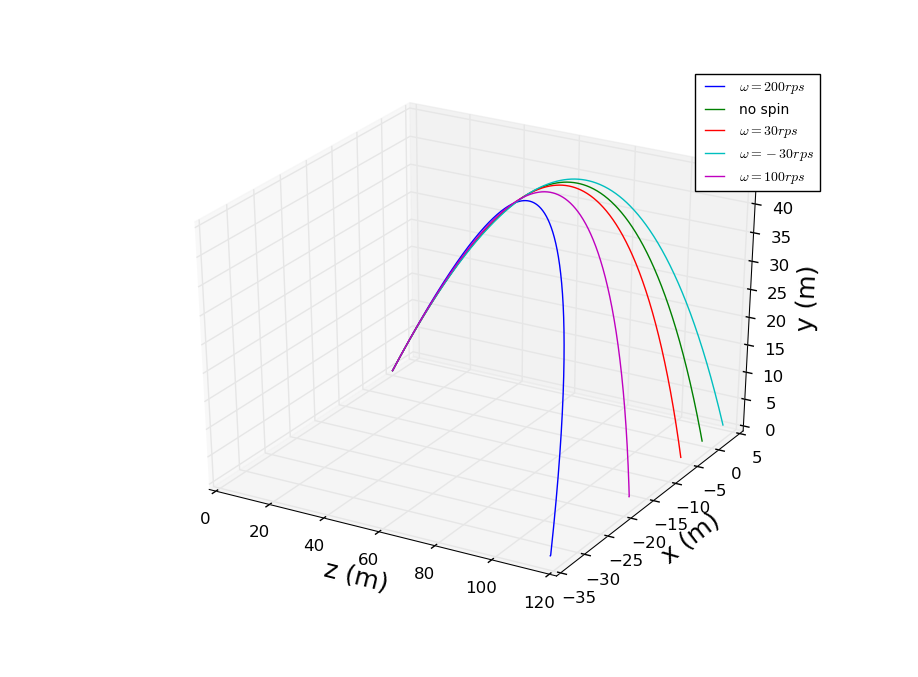

Python code for this plot:
import math
import matplotlib.pyplot as plt   
import matplotlib as mpl
from mpl_toolkits.mplot3d import Axes3D
import numpy as np
    
def projectile_generator1(omg):
    angle=45
    rad=(angle)*(math.pi)/180     
    v_x=49.1744*(math.cos(rad))
    v_y=49.1744*(math.sin(rad)) 
    v_z=0
    loop=0
    dt=0.01
    g=9.8
    r_x=[0]
    r_y=[0]
    r_z=[0]
    while True:
        if r_y[loop]<-0.0001:
            k=-(r_y[loop-1])/(r_y[loop])
            r_x[loop]=(r_x[loop-1]+k*(r_x[loop]))/(k+1)
            r_y[loop]=(0)
            break 
        else:
            temp_x=r_x[-1]
            temp_y=r_y[-1]
            temp_z=r_z[-1]
            temp_v=math.sqrt((v_x)**2+(v_y)**2+(v_z)**2)
            temp_b=0.0039+(0.0058)/(1+math.exp((temp_v-35)/5))
            temp_s=0.00041
            temp_vx=v_x
            r_x.append(r_x[loop]+v_x*dt)
            r_y.append(r_y[loop]+v_y*dt)
            r_z.append(r_z[loop]+v_z*dt)
            v_x=v_x-(v_x*(temp_v)*temp_b)*dt
            v_y=v_y-(g+temp_b*temp_v*v_y)*dt
            v_z=v_z-temp_s*omg*v_x*dt
            loop=loop+1
    return [r_x,r_y,r_z]

def projectile_generator2(angle):
    rad=(angle)*(math.pi)/180     
    v_x=700*(math.cos(rad))
    v_y=700*(math.sin(rad)) 
    loop=0
    dt=0.01
    g=9.8
    r_x=[0]
    r_y=[0]
    while True:
        if r_y[loop]<-0.0001:
            k=-(r_y[loop-1])/(r_y[loop])
            r_x.append((r_x[loop-1]+k*(r_x[loop]))/(k+1))
            r_y.append(0)
            break 
        else:
            r_x.append(r_x[loop]+v_x*dt)
            r_y.append(r_y[loop]+v_y*dt)
            temp_v=math.sqrt((v_x)**2+(v_y)**2)
            v_x=v_x-v_x*(temp_v)*0.00004*dt
            v_y=v_y-v_y*(temp_v)*0.00004*dt-g*dt
            loop=loop+1
    return [r_x,r_y]

def find():
    omg=-200
    temp=projectile_generator1(omg)
    max_x=temp[0][-1]
    max_omg=omg
    while omg<400:
        temp_1=projectile_generator1(omg+1)
        temp_x=temp_1[0][-1]
        if max_x<temp_x:
            max_x=temp_x
            max_omg=omg+1
        omg=omg+1
    return max_omg

a=projectile_generator1(200)
x_1=a[0]
y_1=a[1]
z_1=a[2]
b=projectile_generator1(0)
x_2=b[0]
y_2=b[1]
z_2=b[2]
c=projectile_generator1(30)
x_3=c[0]
y_3=c[1]
z_3=c[2]
d=projectile_generator1(-30)
x_4=d[0]
y_4=d[1]
z_4=d[2]
e=projectile_generator1(100)
x_5=e[0]
y_5=e[1]
z_5=e[2]

mpl.rcParams['legend.fontsize'] = 10
fig = plt.figure()
ax = fig.gca(projection='3d')
ax.set_xlabel('z (m)', fontsize=18)
ax.set_ylabel('x (m)', fontsize=18)
ax.set_zlabel('y (m)', fontsize=18)
ax.plot(x_1,z_1,y_1,   label='$\\omega=200rps$')
ax.plot(x_2,z_2,y_2,   label='no spin')
ax.plot(x_3,z_3,y_3,   label='$\\omega=30rps$')
ax.plot(x_4,z_4,y_4,   label='$\\omega=-30rps$')
ax.plot(x_5,z_5,y_5,   label='$\\omega=100rps$')
ax.legend()
plt.show()
